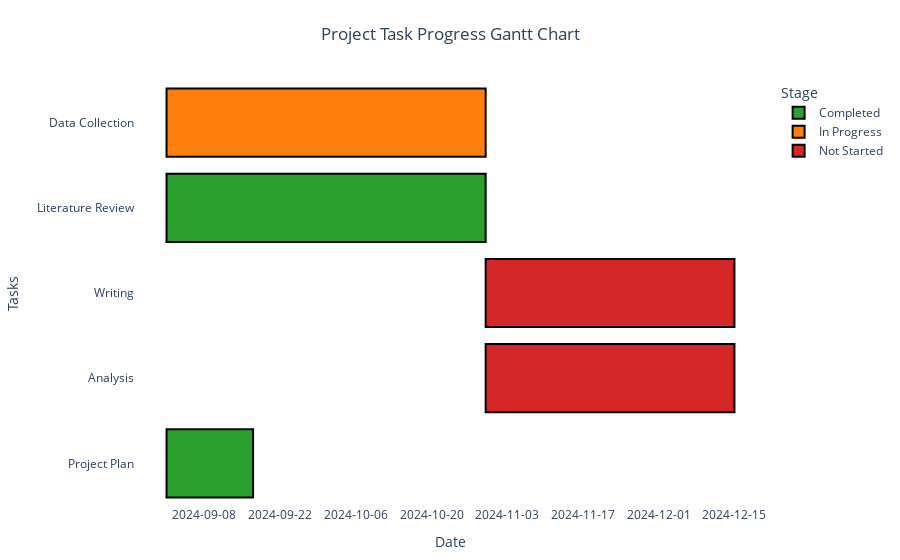

The code cell stored with this chart in its notebook:
### Code cell
import pandas as pd
import plotly.graph_objects as go
from ipywidgets import interact

# Load your data from the CSV
file_path = 'Progress(Literature Review).csv'
data = pd.read_csv(file_path, encoding='latin1')


tasks_data = pd.DataFrame({
    "Task": ["Project Planning", "Literature Review", "Data Collection", "Analysis", "Writing"],
    "Stage": ["Completed", "Completed", "In Progress", "In Progress", "In Progress"]
})

# Function to create a dropdown and update the list of papers dynamically
def update_papers(Category):
    filtered_data = data[data['Literature Type'] == Category]
    print(f"Papers in '{Category}' Category:\n")
    for paper in filtered_data['Literature Review']:
        print(f"- {paper}")

# Create a dropdown interactively for selecting category and updating papers
interact(update_papers, Category=data['Literature Type'].unique())

import pandas as pd
import plotly.express as px

# Sample task data with simulated start and end dates (replace these with actual dates)
tasks_data = pd.DataFrame({
    "Task": ["Project Plan", "Literature Review", "Data Collection", "Analysis", "Writing"],
    "Stage": ["Completed","Completed", "In Progress", "Not Started", "Not Started"],
    "Start": ["2024-09-01", "2024-09-01", "2024-09-01", "2024-10-30", "2024-10-30"],
    "End": ["2024-09-17", "2024-10-30", "2024-10-30", "2024-12-15", "2024-12-15"]
})

# Map stages to colors
stage_colors = {
    "Completed": "#2ca02c",   # Green
    "In Progress": "#ff7f0e",  # Orange
    "Not Started": "#d62728"   # Red
}

# Create a Gantt chart using Plotly
def create_gantt_chart():
    fig = px.timeline(
        tasks_data, 
        x_start="Start", 
        x_end="End", 
        y="Task", 
        color="Stage", 
        color_discrete_map=stage_colors,
        title="Project Task Progress Gantt Chart"
    )

    # Customize the layout for better readability
    fig.update_layout(
        title_x=0.5,  # Center the title
        xaxis_title="Date",
        yaxis_title="Tasks",
        xaxis=dict(tickformat="%Y-%m-%d", type="date"),
        yaxis_categoryorder="total ascending",  # Order tasks vertically
        plot_bgcolor="white",
        margin=dict(l=100, r=50, t=80, b=50),
    )
    
    fig.update_traces(marker=dict(line_color='black', line_width=2))  # Add borders to the bars
    fig.show()

# Display the Gantt chart
create_gantt_chart()

### Figure 1 — Plotly figure (JSON) as saved in the notebook; plotly's stock layout.template omitted (floating-point values rounded to 4 significant figures)
{"data": [{"alignmentgroup": "True", "base": ["2024-09-01", "2024-09-01"], "hovertemplate": "Stage=Completed<br>Start=%{base}<br>End=%{x}<br>Task=%{y}<extra></extra>", "legendgroup": "Completed", "marker": {"color": "#2ca02c", "line": {"color": "black", "width": 2}, "pattern": {"shape": ""}}, "name": "Completed", "offsetgroup": "Completed", "orientation": "h", "showlegend": true, "textposition": "auto", "type": "bar", "x": [1382400000, 5097600000], "xaxis": "x", "y": ["Project Plan", "Literature Review"], "yaxis": "y"}, {"alignmentgroup": "True", "base": ["2024-09-01"], "hovertemplate": "Stage=In Progress<br>Start=%{base}<br>End=%{x}<br>Task=%{y}<extra></extra>", "legendgroup": "In Progress", "marker": {"color": "#ff7f0e", "line": {"color": "black", "width": 2}, "pattern": {"shape": ""}}, "name": "In Progress", "offsetgroup": "In Progress", "orientation": "h", "showlegend": true, "textposition": "auto", "type": "bar", "x": [5097600000], "xaxis": "x", "y": ["Data Collection"], "yaxis": "y"}, {"alignmentgroup": "True", "base": ["2024-10-30", "2024-10-30"], "hovertemplate": "Stage=Not Started<br>Start=%{base}<br>End=%{x}<br>Task=%{y}<extra></extra>", "legendgroup": "Not Started", "marker": {"color": "#d62728", "line": {"color": "black", "width": 2}, "pattern": {"shape": ""}}, "name": "Not Started", "offsetgroup": "Not Started", "orientation": "h", "showlegend": true, "textposition": "auto", "type": "bar", "x": [3974400000, 3974400000], "xaxis": "x", "y": ["Analysis", "Writing"], "yaxis": "y"}], "layout": {"autosize": true, "barmode": "overlay", "legend": {"title": {"text": "Stage"}, "tracegroupgap": 0}, "margin": {"b": 50, "l": 100, "r": 50, "t": 80}, "plot_bgcolor": "white", "title": {"text": "Project Task Progress Gantt Chart", "x": 0.5}, "xaxis": {"anchor": "y", "autorange": true, "domain": [0, 1], "range": ["2024-08-26 04:00", "2024-12-20 20:00"], "tickformat": "%Y-%m-%d", "title": {"text": "Date"}, "type": "date"}, "yaxis": {"anchor": "x", "autorange": true, "categoryorder": "total ascending", "domain": [0, 1], "range": [-0.5, 4.5], "title": {"text": "Tasks"}, "type": "category"}}}
